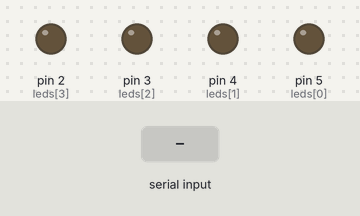
A sketch run on a simulated Arduino Uno, built with avr-gcc and run on an emulated ATmega328P. Shown: output pins drawn as LEDs (lit = HIGH). Inputs (shaded band) come from the test bench.

Above: at 2.0 s.
2.1 s: "c" received over Serial
At 3.3 s:
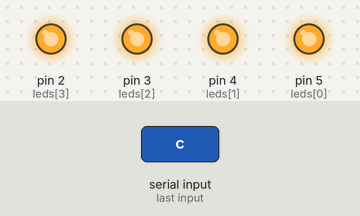
4.5 s: "a" received over Serial
At 5.9 s:
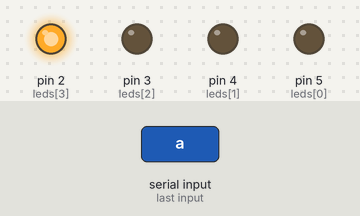
7.5 s: "A" received over Serial
At 9.9 s:
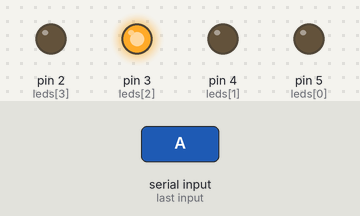
10.5 s: "b" received over Serial
At 11.2 s:
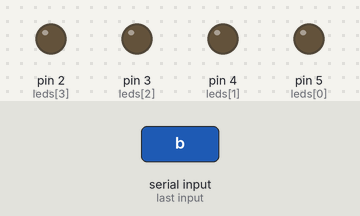
Timing chart, 0 to 13.0 s (numbered marks = the images above; inputs shaded):
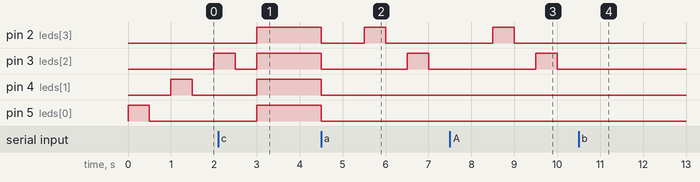

Measured:
- after the input at 2.1 s, pin 2 (leds[3]): goes on until 3.0 s, then stays HIGH; pin 4 (leds[1]): LOW → HIGH after 0.90 s; pin 5 (leds[0]): LOW → HIGH after 0.90 s instead of 1.9 s
- after the input at 4.5 s, pin 2 (leds[3]): HIGH → LOW at once, → HIGH 1.0 s later, → LOW 0.50 s later; pin 3 (leds[2]): HIGH → LOW at once, → HIGH 2.0 s later, → LOW 0.50 s later; pin 4 (leds[1]), pin 5 (leds[0]): HIGH → LOW at once
- after the input at 7.5 s, pin 3 (leds[2]): LOW → HIGH after 2.0 s, → LOW 0.50 s later; pin 4 (leds[1]): stays LOW (without the input it goes to HIGH after 0.00 s); pin 5 (leds[0]): stays LOW (without the input it goes to HIGH after 1.0 s)
- after the input at 10.5 s, pin 2 (leds[3]): stays LOW (without the input it goes to HIGH after 2.0 s); pin 4 (leds[1]): stays LOW (without the input it goes to HIGH after 0.00 s); pin 5 (leds[0]): stays LOW (without the input it goes to HIGH after 1.0 s)

The sketch:

Sequencial_ex02_Osses.ino
```cpp
char letra;

int leds[4] = {5, 4, 3, 2};
int tempo = 500;
int x = 0;
int z = 0;
int sequencia = 0;

void setup()
{
  Serial.begin(9600);

   while(x<4){
   pinMode(leds[x], OUTPUT);
   x++;
   }

   x = 0;

}

void ledsLOW(){

  while(z < 4){
  digitalWrite(leds[z], LOW);
  z++;
  }

}

void loop()
{

  if(sequencia == 0){
      z = 0;
      ledsLOW();

      digitalWrite(leds[x], HIGH);
      delay(tempo);
      digitalWrite(leds[x], LOW);
      delay(tempo);

       x++;
      if(x == 4)
    x = 0;
  }

  else if(sequencia == 1){
     z = 0;
     ledsLOW();

     digitalWrite(leds[x], HIGH);
     delay(tempo);
     digitalWrite(leds[x], LOW);
     delay(tempo);

     if(x == 0){
     x = 4;}
     x--;
  }

    else if(sequencia == 2){
      z = 0;
      ledsLOW();
      }

      else if(sequencia == 3){
      if(x < 4){
      digitalWrite(leds[x], HIGH);
      x++;}

      else{}
  }

    while(Serial. available() > 0) {
    letra =  Serial.read();

      if(letra == 'a' || letra == 'A'){
      sequencia = 1;
      x = 4;}

      else if(letra == 'b' || letra == 'B')
      sequencia = 2;

      else if(letra == 'c' || letra == 'C'){
      sequencia = 3;
      x = 0;}

      else if(letra == 'd' || letra == 'D'){
      sequencia = 0;
      x = 0;}
    }
}
```
